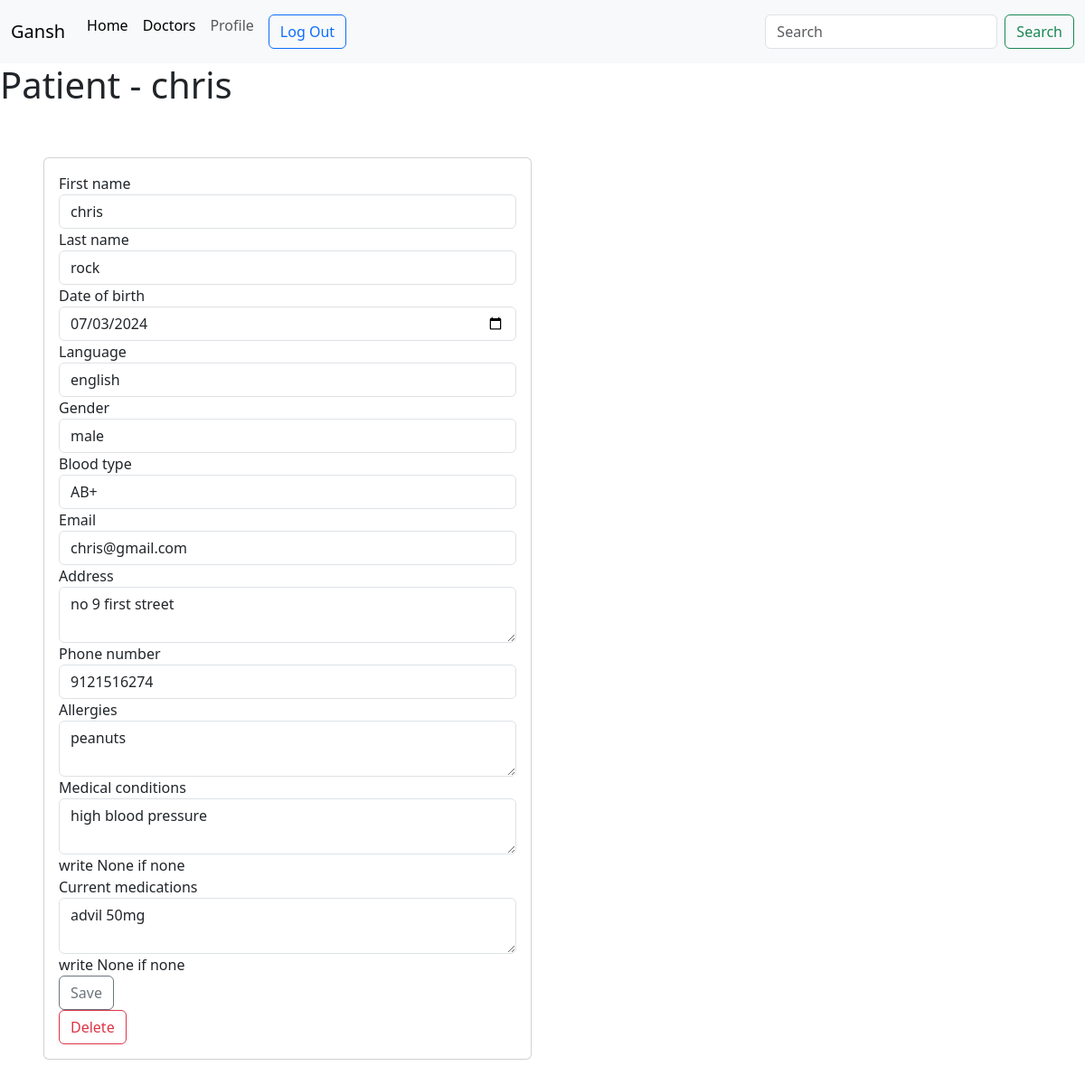
The page /patient-update/chrisrock (signed in) on the database its author committed.
### thesis_api/models.py (models this page shows, shortened)
class Patient(models.Model):
    male = 'male'
    female = 'female'
    category_choices = [
        (male , 'male'), (female ,'female')
    ]
    A_postive = 'A+'
    A_negative = 'A-'
    B_postive = 'B+'
    B_negative = 'B-'
    AB_postive = 'AB+'
    AB_negative = 'AB-'
    O_postive = 'O+'
    O_negative = 'O-'
    blood_type = [
        (A_postive , 'A+',),(A_negative , 'A-'),(B_postive , 'B+'),(B_negative , 'B-'),(AB_postive , 'AB+'),(AB_negative , 'AB-'),(O_postive , 'O+'),(O_negative , 'O-')
    ]
    user = models.ForeignKey(User, on_delete=models.CASCADE)
    slug = models.SlugField(null=True, blank=True)
    first_name = models.CharField(max_length=50)
    last_name = models.CharField(max_length=50)
    date_of_birth = models.DateField(auto_now=False, auto_now_add=False)
    language = models.CharField(max_length=50)
    gender = models.CharField(max_length=50, choices=category_choices)
    blood_type = models.CharField(max_length=50, choices=blood_type)
    email = models.EmailField(max_length=254)
    address = models.TextField()
    phone_number = models.IntegerField()
    allergies = models.TextField()
    medical_conditions = models.TextField(help_text="write None if none ")
    current_medications = models.TextField(help_text="write None if none ")

### thesis_api/views.py (the view, shortened to what this page needs)
# urls.py: path('patient-update/<slug>', views.PatientUpdate.as_view(), name="patient"),
class PatientUpdate(APIView):
    renderer_classes = [TemplateHTMLRenderer]
    template_name = 'patient_update.html'
    def get(self, request, slug):
        patient = get_object_or_404(Patient, slug=slug, user=request.user)
        serializer = PatientSerializer(patient)
        return Response({'serializer': serializer, 'patient': patient})

### templates/patient_update.html (shortened to what this page needs)
{% extends "base.html" %}
{% load rest_framework %}
{% load static %}
{% block content %}
    <h1>Patient - {{ patient.first_name }}</h1>
    <div class="row p-5">
        <div class="col-sm-6 mb-3 mb-sm-0">
            <div class="card">
                <div class="card-body">
                    <form method="POST">
                        {% render_form serializer %}
                        <button type="submit" class="btn btn-outline-secondary">Save</button>
                    </form>
                    <a href="{% url 'patient-delete' patient.slug %}" data-method="DELETE" ><button type="button" class="btn btn-outline-danger">Delete</button></a>
                </div>
            </div>
        </div>
    </div>
{% endblock content %}

### rows shown on the page
Patient: first_name "chris", last_name "rock", date_of_birth "07/03/2024", language "english", gender "male", blood_type "AB+", email "chris@gmail.com", address "no 9 first street", phone_number "9121516274", allergies "peanuts", medical_conditions "high blood pressure", current_medications "advil 50mg"
